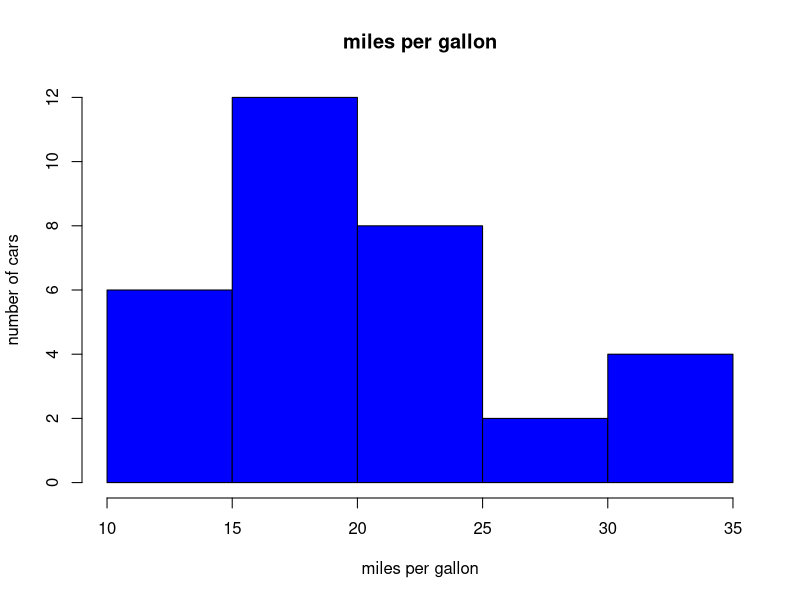
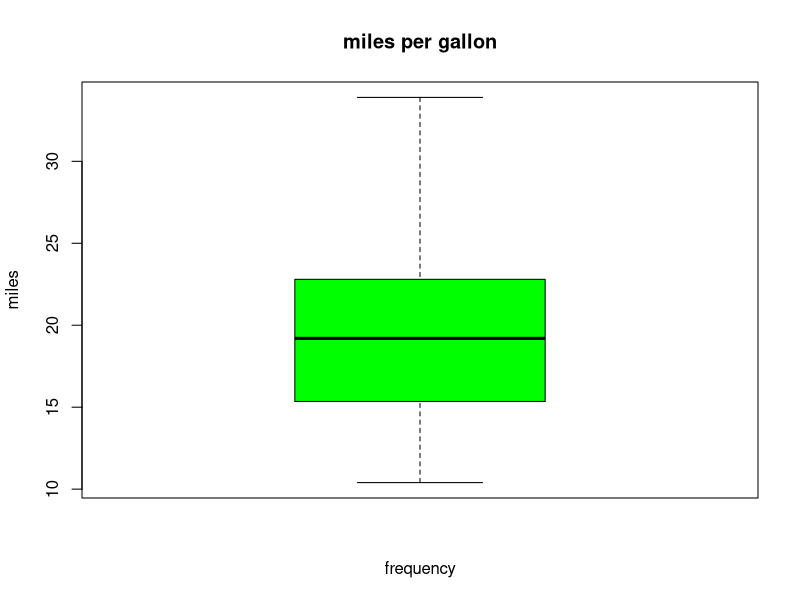
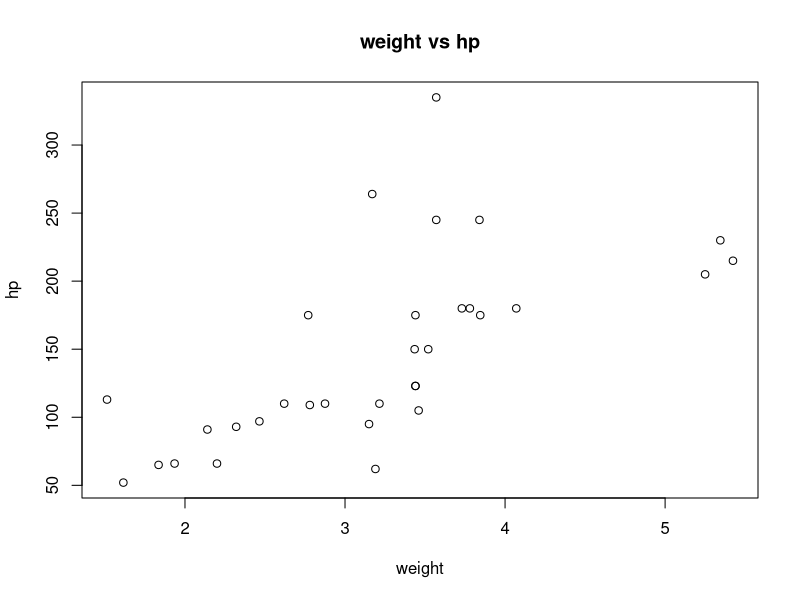
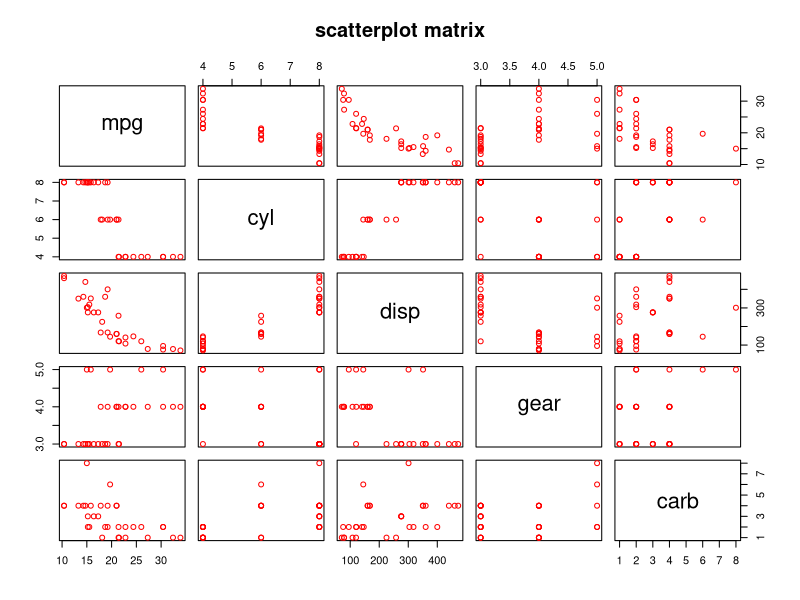
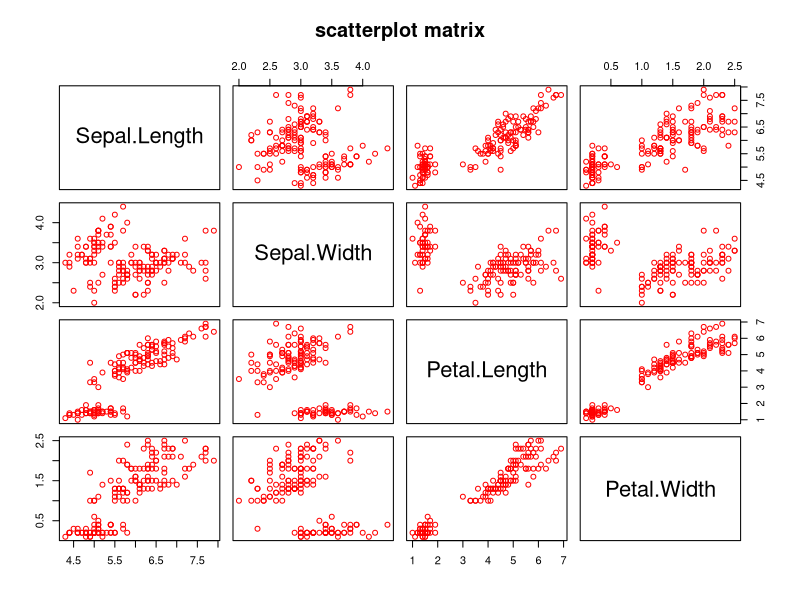

These figures' R source, in order:
data(mtcars)
head(mtcars)
tail(mtcars) 
summary(mtcars)
dim(mtcars)
names(mtcars)
hist(mtcars $mpg,col='blue',main="miles per gallon",xlab="miles per gallon",ylab="number of cars")
boxplot(mtcars
$mpg,col='green',main="miles per gallon",xlab="frequency",ylab="miles")
plot(x=mtcars$wt,y=mtcars$hp,xlab="weight",ylab="hp",main="weight vs hp")
pairs(~mpg+cyl+disp+gear+carb,data=mtcars,main="scatterplot matrix",col="red")
data(iris)
pairs(~Sepal.Length+Sepal.Width+Petal.Length+Petal.Width,data=iris,main="scatterplot matrix",col="red")
data<-iris[,1:4]
cor(data)

apply(Titanic,c(4),sum)




